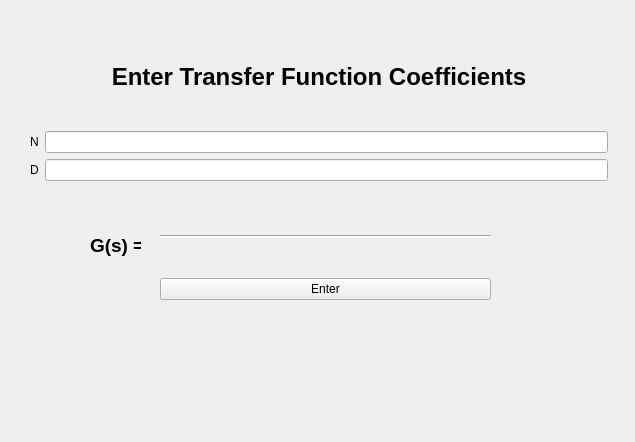
<?xml version="1.0" encoding="UTF-8"?>
<ui version="4.0">
 <class>StartWindow</class>
 <widget class="QWidget" name="StartWindow">
  <property name="geometry">
   <rect>
    <x>0</x>
    <y>0</y>
    <width>635</width>
    <height>442</height>
   </rect>
  </property>
  <property name="windowTitle">
   <string>StartWindow</string>
  </property>
  <widget class="QLabel" name="gsLabel">
   <property name="geometry">
    <rect>
     <x>90</x>
     <y>230</y>
     <width>51</width>
     <height>31</height>
    </rect>
   </property>
   <property name="text">
    <string>&lt;html&gt;&lt;head/&gt;&lt;body&gt;&lt;p&gt;&lt;span style=&quot; font-size:14pt; font-weight:600;&quot;&gt;G(s) =&lt;/span&gt;&lt;/p&gt;&lt;/body&gt;&lt;/html&gt;</string>
   </property>
  </widget>
  <widget class="QWidget" name="layoutWidget">
   <property name="geometry">
    <rect>
     <x>30</x>
     <y>30</y>
     <width>578</width>
     <height>151</height>
    </rect>
   </property>
   <layout class="QVBoxLayout" name="topLayout">
    <item>
     <widget class="QLabel" name="titleLabel">
      <property name="text">
       <string>&lt;html&gt;&lt;head/&gt;&lt;body&gt;&lt;p align=&quot;center&quot;&gt;&lt;span style=&quot; font-size:18pt; font-weight:600;&quot;&gt;Enter Transfer Function Coefficients&lt;/span&gt;&lt;/p&gt;&lt;/body&gt;&lt;/html&gt;</string>
      </property>
      <property name="textFormat">
       <enum>Qt::AutoText</enum>
      </property>
     </widget>
    </item>
    <item>
     <layout class="QHBoxLayout" name="horizLayout">
      <item>
       <layout class="QVBoxLayout" name="NDLayout">
        <item>
         <widget class="QLabel" name="numLabel">
          <property name="text">
           <string>N</string>
          </property>
         </widget>
        </item>
        <item>
         <widget class="QLabel" name="denomLabel">
          <property name="text">
           <string>D</string>
          </property>
         </widget>
        </item>
       </layout>
      </item>
      <item>
       <layout class="QVBoxLayout" name="textBoxLayout">
        <item>
         <widget class="QLineEdit" name="numLineEdit"/>
        </item>
        <item>
         <widget class="QLineEdit" name="denomLineEdit"/>
        </item>
       </layout>
      </item>
     </layout>
    </item>
   </layout>
  </widget>
  <widget class="QWidget" name="layoutWidget">
   <property name="geometry">
    <rect>
     <x>160</x>
     <y>200</y>
     <width>331</width>
     <height>100</height>
    </rect>
   </property>
   <layout class="QVBoxLayout" name="botLayout">
    <item>
     <widget class="QLabel" name="tfNumLabel">
      <property name="text">
       <string/>
      </property>
     </widget>
    </item>
    <item>
     <widget class="Line" name="line">
      <property name="orientation">
       <enum>Qt::Horizontal</enum>
      </property>
     </widget>
    </item>
    <item>
     <widget class="QLabel" name="tfDenLabel">
      <property name="text">
       <string/>
      </property>
     </widget>
    </item>
    <item>
     <widget class="QPushButton" name="enterButton">
      <property name="text">
       <string>Enter</string>
      </property>
     </widget>
    </item>
   </layout>
  </widget>
  <zorder>layoutWidget</zorder>
  <zorder>layoutWidget</zorder>
  <zorder>gsLabel</zorder>
 </widget>
 <resources/>
 <connections/>
</ui>
